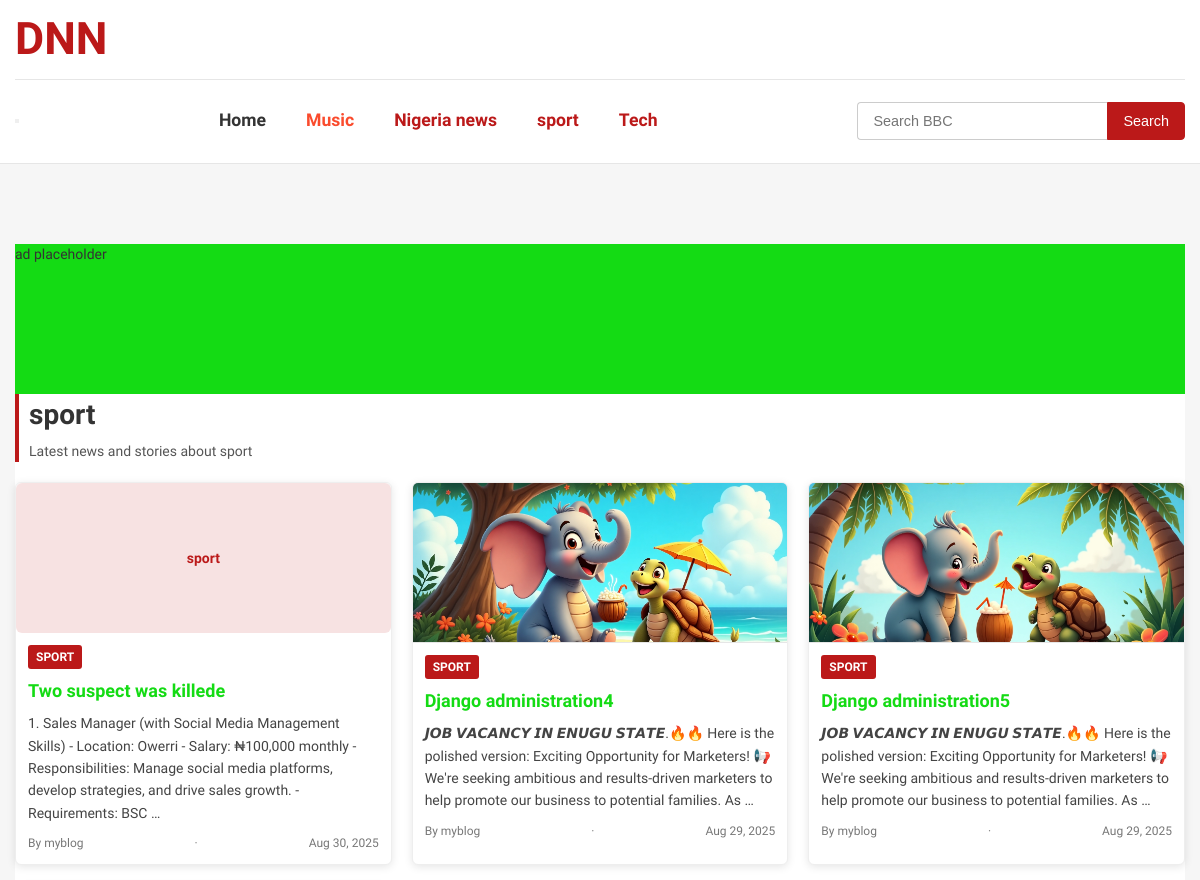
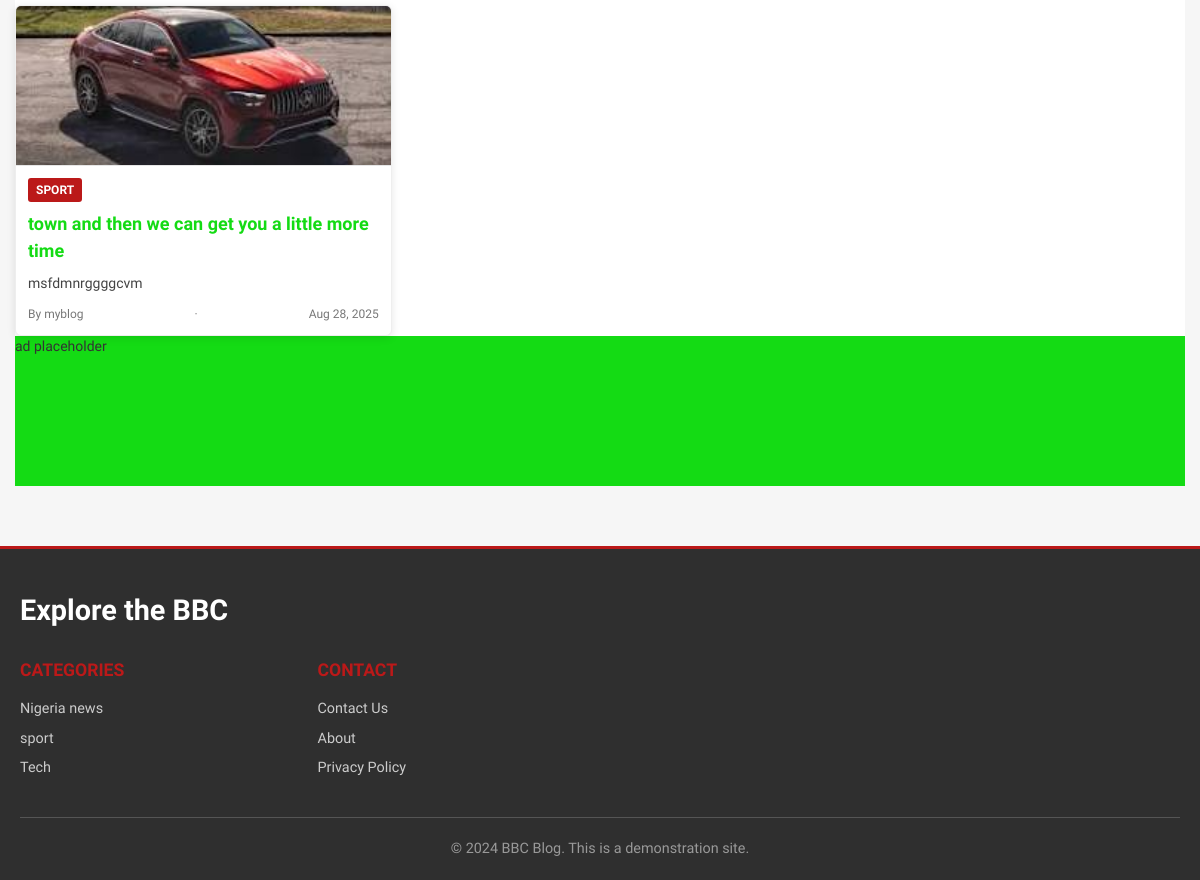
Screenshot of /category/sport/ with the database file from the repository (2 pictures, top to bottom).
### news/models.py (models this page shows, shortened)
class Category(MPTTModel):
    name = models.CharField(max_length=100)
    slug = models.SlugField(unique=True)
    parent = TreeForeignKey('self', on_delete=models.CASCADE, null=True, blank=True, related_name='children')
    color = models.CharField(max_length=7, default='#bb1919', help_text="Hex color code for category (e.g., #bb1919 for News)")
    order = models.PositiveIntegerField(default=0)
    is_main_nav = models.BooleanField(default=False, help_text="Display this category in the main navigation")
    class MPTTMeta:
        order_insertion_by = ['order', 'name']
    class Meta:
        verbose_name_plural = "Categories"

class Post(models.Model):
    title = models.CharField(max_length=200)
    slug = models.SlugField(unique=True)
    content = models.TextField()
    excerpt = models.TextField(max_length=300, blank=True)
    author = models.ForeignKey(User, on_delete=models.CASCADE)
    category = models.ForeignKey(Category, on_delete=models.CASCADE)
    image = models.ImageField(upload_to='posts/', blank=True, null=True)
    created_date = models.DateTimeField(default=timezone.now)
    published_date = models.DateTimeField(blank=True, null=True)
    is_published = models.BooleanField(default=False)
    is_featured = models.BooleanField(default=False)
    is_trending = models.BooleanField(default=False)

### news/views.py (the view)
# urls.py: path('category/<slug:slug>/', views.CategoryPostListView.as_view(), name='category_posts'),
class CategoryPostListView(ListView):
    model = Post
    template_name = 'blog/category_posts.html'
    context_object_name = 'posts'
    paginate_by = 6
    def get_queryset(self):
        self.category = get_object_or_404(Category, slug=self.kwargs['slug'])
        all_categories = self.category.get_descendants(include_self=True)
        return Post.objects.filter(
            category__in=all_categories,
            is_published=True
        ).order_by('-published_date')
    def get_context_data(self, **kwargs):
        context = super().get_context_data(**kwargs)
        context['category'] = self.category
        context['main_categories'] = Category.objects.filter(is_main_nav=True, parent__isnull=True)
        return context

### news/templates/blog/category_posts.html (shortened to what this page needs)
{% extends 'blog/base.html' %}
{% load static %}
{% block content %}
<div class="bbc-container">
            <div style="height: 150px; width: 100%; background-color: #14db14;"> ad placeholder</div>
    <div class="category-header" style="border-left: 4px solid {{ category.color }}; padding-left: 10px; margin-bottom: 20px;">
        <h1 class="category-title" style="font-size: 28px; margin: 0;">{{ category.name }}</h1>
        <p class="category-description" style="color: #555; margin: 5px 0 0;">Latest news and stories about {{ category.name }}</p>
    </div>
    <div class="posts-grid">
        {% for post in posts %}
        <article class="post-card">
            {% if post.image %}
            <img src="{{ post.image.url }}" alt="{{ post.title }}" class="post-image">
            {% else %}
            <div class="post-image-placeholder" style="background-color: {{ category.color }}20; display: flex; align-items: center; justify-content: center; height: 150px; border-radius: 6px;">
                <span style="color: {{ category.color }}; font-weight: bold;">{{ category.name }}</span>
            </div>
            {% endif %}
            <div class="post-content">
                <span class="category-badge" style="background-color: {{ category.color }}; color: #fff; font-size: 12px; padding: 3px 8px; border-radius: 3px; display: inline-block; margin-bottom: 8px;">
                    {{ category.name }}
                </span>
                <h2 style="font-size: 18px; margin: 0 0 8px;">
                    <a href="{% url 'post_detail' post.slug %}" style="text-decoration: none; color: #14db14;">
                        {{ post.title }}
                    </a>
                </h2>
                <p class="post-excerpt" style="font-size: 14px; color: #444; margin: 0 0 10px;">
                    {{ post.excerpt|default:post.content|truncatewords:30 }}
                </p>
                <div class="post-meta" style="font-size: 12px; color: #777;">
                    <span class="post-author">By {{ post.author.get_full_name|default:post.author.username }}</span> ·
                    <span class="post-date">{{ post.published_date|date:"M d, Y" }}</span>
                </div>
            </div>
        </article>
        {% empty %}
        <div class="no-posts" style="padding: 20px; text-align: center; color: #666;">
            <h3>No posts found in {{ category.name }}</h3>
            <p>Check back later for new content.</p>
        </div>
        {% endfor %}
    </div>
</div>
            <div style="height: 150px; width: 100%; background-color: #14db14;"> ad placeholder</div>
{% endblock %}

### news/templates/blog/base.html (shortened to what this page needs)
<!DOCTYPE html>
{% load static %}
<html lang="en">
<head>
    <link rel="stylesheet" href="{% static 'news/css/bbc-style.css' %}">
</head>
<body>
    <header class="bbc-header">
        <div class="header-container">
            <div class="header-top">
                <div class="bbc-logo">
                    <span class="logo-text">DNN</span>
                </div>
            </div>
            <nav class="bbc-nav" id="mainNav" >
                <button class="close-menu" aria-label="Close menu"></button>
                <ul class="nav-list">
                    <li class="nav-item"><a href="{% url 'home' %}" class="nav-link">Home</a></li>
                    <li class="nav-item"><a href="{% url 'music_list' %}" class="nav-link" style="color: #fa4b2d;">Music</a></li>
                    {% for category in main_categories %}
                    <li class="nav-item">
                        <a href="{% url 'category_posts' category.slug %}" class="nav-link" style="color: {{ category.color }};">
                            {{ category.name }}
                        </a>
                    </li>
                    {% endfor %}
                </ul>
                <div class="nav-search">
                    <form action="{% url 'search_posts' %}" method="get" class="search-form">
                        <input type="text" name="q" placeholder="Search BBC" class="search-input">
                        <button type="submit" class="search-button">Search</button>
                    </form>
                </div>
            </nav>
        </div>
    </header>
    <main class="main-content">
        {% block content %}
        {% endblock %}
    </main>
    <footer class="bbc-footer">
        <div class="footer-container">
            <h3>Explore the BBC</h3>
            <div class="footer-links">
                <div class="footer-column">
                    <h4>Categories</h4>
                    <ul>
                        {% for category in main_categories %}
                        <li><a href="{% url 'category_posts' category.slug %}">{{ category.name }}</a></li>
                        {% endfor %}
                    </ul>
                </div>
                <div class="footer-column">
                    <h4>Contact</h4>
                    <ul>
                        <li><a href="{% url 'contact' %}">Contact Us</a></li>
                        <li><a href="{% url 'about' %}">About</a></li>
                        <li><a href="{% url 'privacy' %}">Privacy Policy</a></li>
                    </ul>
                </div>
            </div>
            <div class="footer-bottom">
                <p>© 2024 BBC Blog. This is a demonstration site.</p>
            </div>
        </div>
    </footer>
</body>
</html>

### static/news/css/bbc-style.css (style rules this page uses)
:root { --bbc-red: #bb1919; --bbc-dark-red: #8a1010; --bbc-yellow: #ffd230; --bbc-blue: #0887c5; --bbc-green: #149c7d; --bbc-purple: #81007f; --bbc-pink: #e91878; --bbc-orange: #fa4b2d; --bbc-gray: #f6f6f6; --bbc-dark-gray: #2f2f2f; --bbc-border: #e6e6e6; --bbc-text: #333; --bbc-text-light: #666; }
* { margin: 0; padding: 0; box-sizing: border-box; }
body { font-family: "Georgia", "Times New Roman", serif; line-height: 1.5; color: var(--bbc-text); background-color: var(--bbc-gray); font-size: 14px; }
.bbc-header { background: #fff; border-bottom: 1px solid var(--bbc-border); position: relative; width: 100%; }
.header-container { max-width: 1280px; margin: 0 auto; padding: 0 15px; }
.header-top { display: flex; justify-content: space-between; align-items: center; padding: 12px 0; border-bottom: 1px solid var(--bbc-border); }
.bbc-logo { font-size: 2.8rem; font-weight: bold; line-height: 1; }
.logo-text { color: var(--bbc-red); font-family: 'Georgia', serif; font-weight: bold; display: inline-block; padding: 5px 0; }
.bbc-nav { display: flex; justify-content: space-between; align-items: center; padding: 12px 0; width: 100%; }
.nav-list { display: flex; list-style: none; gap: 0; margin: 0; padding: 0; flex-wrap: wrap; }
.nav-item { position: relative; margin: 0; }
.nav-link { text-decoration: none; font-weight: 600; font-size: 1.1rem; color: var(--bbc-text); padding: 15px 20px; display: block; transition: color 0.3s ease; border-bottom: 3px solid transparent; }
.nav-search { display: flex; align-items: center; }
.search-form { display: flex; gap: 0; }
.search-input { padding: 10px 15px; border: 1px solid #ccc; border-right: none; border-radius: 4px 0 0 4px; font-size: 0.9rem; width: 250px; }
.search-button { padding: 10px 15px; background: var(--bbc-red); color: white; border: 1px solid var(--bbc-red); border-radius: 0 4px 4px 0; cursor: pointer; font-size: 0.9rem; }
.main-content { max-width: 1280px; margin: 20px auto; padding: 0 15px; margin-top: 80px; }
.bbc-container { background: #fff; padding: 0; }
.category-badge { display: inline-block; padding: 4px 12px; color: white; font-size: 0.8rem; font-weight: 600; border-radius: 3px; margin-bottom: 12px; text-transform: uppercase; }
.post-card { background: #fff; border-radius: 5px; overflow: hidden; box-shadow: 0 2px 8px rgba(0,0,0,0.1); transition: transform 0.3s ease; border: 3px solid gold; }
.post-image { width: 100%; height: 160px; object-fit: cover; border-bottom: 1px solid var(--bbc-border); }
.post-content { padding: 20px; }
.post-excerpt { color: var(--bbc-text-light); margin-bottom: 15px; line-height: 1.6; font-size: 0.95rem; }
.post-meta { display: flex; justify-content: space-between; align-items: center; font-size: 0.9rem; color: #999; }
.bbc-footer { background: var(--bbc-dark-gray); color: #fff; padding: 40px 0 20px; margin-top: 60px; border-top: 3px solid var(--bbc-red); }
.footer-container { max-width: 1280px; margin: 0 auto; padding: 0 20px; }
.footer-container h3 { color: #fff; margin-bottom: 25px; font-size: 1.8rem; font-family: 'Georgia', serif; }
.footer-links { display: grid; grid-template-columns: repeat(4, 1fr); gap: 30px; margin-bottom: 30px; }
.footer-column h4 { color: var(--bbc-red); margin-bottom: 15px; font-size: 1.1rem; text-transform: uppercase; font-weight: 600; }
.footer-column ul { list-style: none; }
.footer-column ul li { margin-bottom: 8px; }
.footer-column ul li a { color: #ccc; text-decoration: none; transition: color 0.3s ease; font-size: 0.9rem; }
.footer-bottom { border-top: 1px solid #555; padding-top: 20px; text-align: center; color: #999; font-size: 0.9rem; }
@media (min-width: 1200px) { .header-container, .main-content, .footer-container { max-width: 1280px; } }
.featured-item, .trending-item, .post-card { animation: bbc-fade-in 0.6s ease-out; }

### news/templates/blog/category_posts.html (style rules this page uses)
.posts-grid { display: grid; grid-template-columns: repeat(auto-fit, minmax(280px, 1fr)); gap: 20px; }
.post-card { background: #fff; border: 1px solid #eee; border-radius: 6px; overflow: hidden; display: flex; flex-direction: column; transition: box-shadow 0.3s ease; }
.post-image { width: 100%; height: 160px; object-fit: cover; }
.post-content { padding: 12px; }

### rows the page displays
Category: name "Nigeria news"
Category: name "sport", name "SPORT"
Category: name "Tech"
Post: title "Two suspect was killede", excerpt "1. Sales Manager (with Social Media Management Skills) - Location: Owerri - Salary: ₦100,000 monthly - Responsibilities: Manage social media platforms, develop strategies, and drive sales growth. - Requirements: BSC …", author.get_full_name "myblog", published_date "Aug 30, 2025"
Post: image (picture), title "Django administration4", excerpt "𝙅𝙊𝘽 𝙑𝘼𝘾𝘼𝙉𝘾𝙔 𝙄𝙉 𝙀𝙉𝙐𝙂𝙐 𝙎𝙏𝘼𝙏𝙀.🔥🔥 Here is the polished version: Exciting Opportunity for Marketers! 📢 We're seeking ambitious and results-driven marketers to help promote our business to potential families. As …", author.get_full_name "myblog", published_date "Aug 29, 2025"
Post: image (picture), title "Django administration5", excerpt "𝙅𝙊𝘽 𝙑𝘼𝘾𝘼𝙉𝘾𝙔 𝙄𝙉 𝙀𝙉𝙐𝙂𝙐 𝙎𝙏𝘼𝙏𝙀.🔥🔥 Here is the polished version: Exciting Opportunity for Marketers! 📢 We're seeking ambitious and results-driven marketers to help promote our business to potential families. As …", author.get_full_name "myblog", published_date "Aug 29, 2025"
Post: image (picture), title "town and then we can get you a little more time", excerpt "msfdmnrggggcvm", author.get_full_name "myblog", published_date "Aug 28, 2025"
